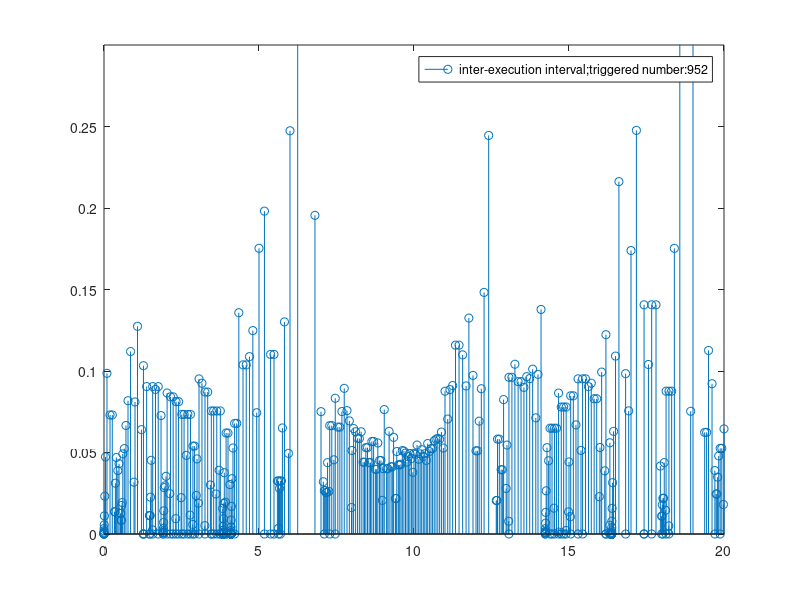

Write the MATLAB code that produced this figure.

%%%%%%%%%%%%%%%%%%%%%%%%%%%%%%%%%%%%%%%%%%%%%%%%%%%%%%%%%%%%%%%%

 
 %%%%%%%%%%%%%%%%%%%%%%%%%%%%%%%%%%%%%%%%%%%%%%%%%%%%%%%%%%%%%%%%%

 
%%%%%%%%%%%%%%%%%%%%%%%%%%%%%%%%%%%%%%%%%%%%%%%%%%%%%%%%%%%%%%%%%



% %%%%%%%%%%%%%%%%%%%%%%%%%%%%%%%%%%%%%%%%%%%%%%%%%%%%%%%%%%%%%%%%%

figure(1);
%subplot(2,1,1)
%plot(t,wt,'b-',t,ut,'r--');hold on;set(findall(gcf,'type','line'),'linewidth',2);xlabel('t(sec)');
%legend('\alpha_{1,3}','u_{1}');

%load('ut.mat');

load('t.mat');

t11=0;
t12=0;
for  i=1:length(t)-1
    
    if  wt(i+1)==wt(i)
        
         s2(i)=-0.01;
         t11=t11+1;
         
    else
        
        %s2(i)=t11*(t(i+1)-t(i));
       s2(i)=(t(i+1)-t(i));
        %t11=0;
        t12=t12+1;  %timercounter
       
    end
end
 k1=[s2 0];
 
%subplot(2,1,1)
stem(t,k1);
axis([0,20,0,0.3])
legend(['inter-execution interval;','triggered number:',num2str(t12)]);
%load('ut.mat');



% %%%%%%%%%%%%%%%%%%%%%%%%%%%%%%%%%%%%%%%%%%%%%%%%%%%%%%%%%%%%%%%%%%%%%%



























